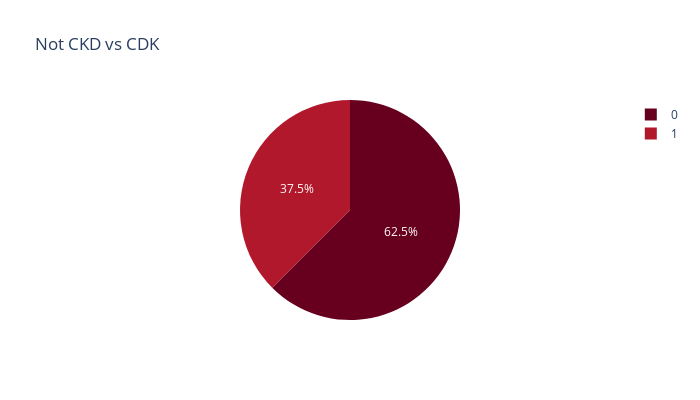

Notebook code for this chart:
### Code cell
labels=["0","1"]
import seaborn as sns
import plotly.express as px
healthy_or_not = dataset['class'].value_counts().tolist()
values = [healthy_or_not[0], healthy_or_not[1]]

fig = px.pie(values=dataset['class'].value_counts(), names=labels , width=700, height=400, color_discrete_sequence=px.colors.sequential.RdBu
             ,title="Not CKD vs CDK")
fig.show()

### Figure 1 — Plotly figure (JSON) as saved in the notebook; plotly's stock layout.template omitted (floating-point values rounded to 4 significant figures)
{"data": [{"domain": {"x": [0, 1], "y": [0, 1]}, "hovertemplate": "label=%{label}<br>value=%{value}<extra></extra>", "labels": ["0", "1"], "legendgroup": "", "name": "", "showlegend": true, "type": "pie", "values": [250, 150]}], "layout": {"height": 400, "legend": {"tracegroupgap": 0}, "piecolorway": ["rgb(103,0,31)", "rgb(178,24,43)", "rgb(214,96,77)", "rgb(244,165,130)", "rgb(253,219,199)", "rgb(247,247,247)", "rgb(209,229,240)", "rgb(146,197,222)", "rgb(67,147,195)", "rgb(33,102,172)", "rgb(5,48,97)"], "title": {"text": "Not CKD vs CDK"}, "width": 700}}
